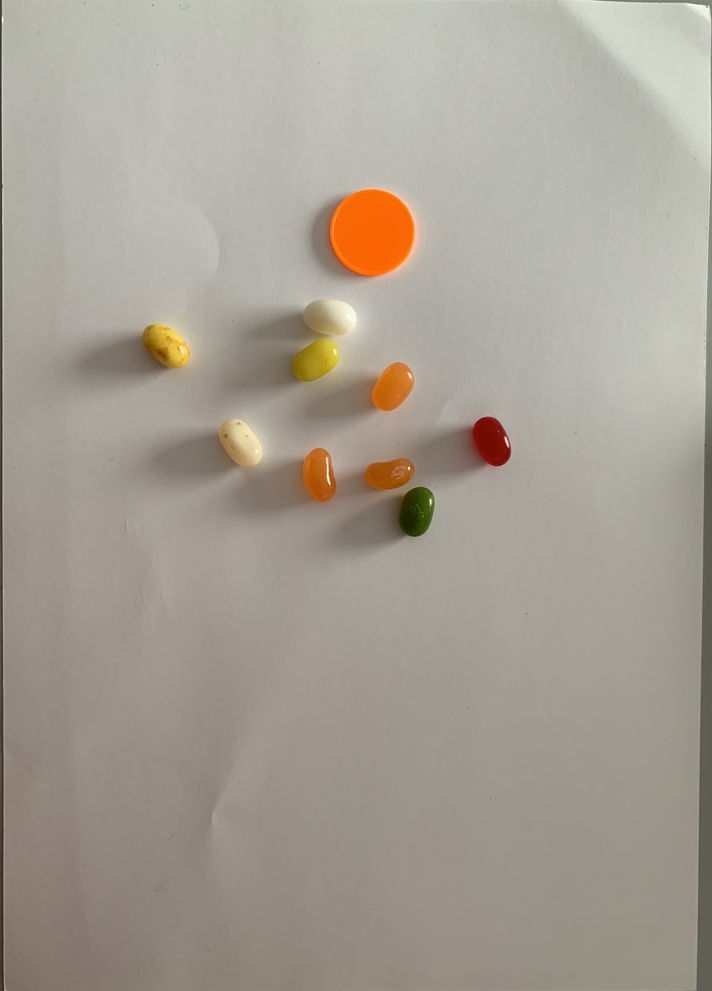
%> input picture Task1/jellybeanImage.bmp, 712 x 991 px, shrunk from 2750 x 3824 before the run
$ octave Task1.m   (GNU Octave 9; MATLAB toolbox functions it lacks are replaced by stand-ins)
%> lines starting %> are read from the running program, lines starting %| are printed output that depends on the picture
clear all;
close all;
clc;

RGB= imread('jellybeanImage.bmp');%read jellybean image
%> RGB is the input picture: size 991x712x3 uint8; mean R, G, B 166.4, 159.1, 148.1

M=size(RGB,1);%size rows
%> M = 991
N=size(RGB,2);%size column
%> N = 712

R=RGB(:,:,1); % Red channel
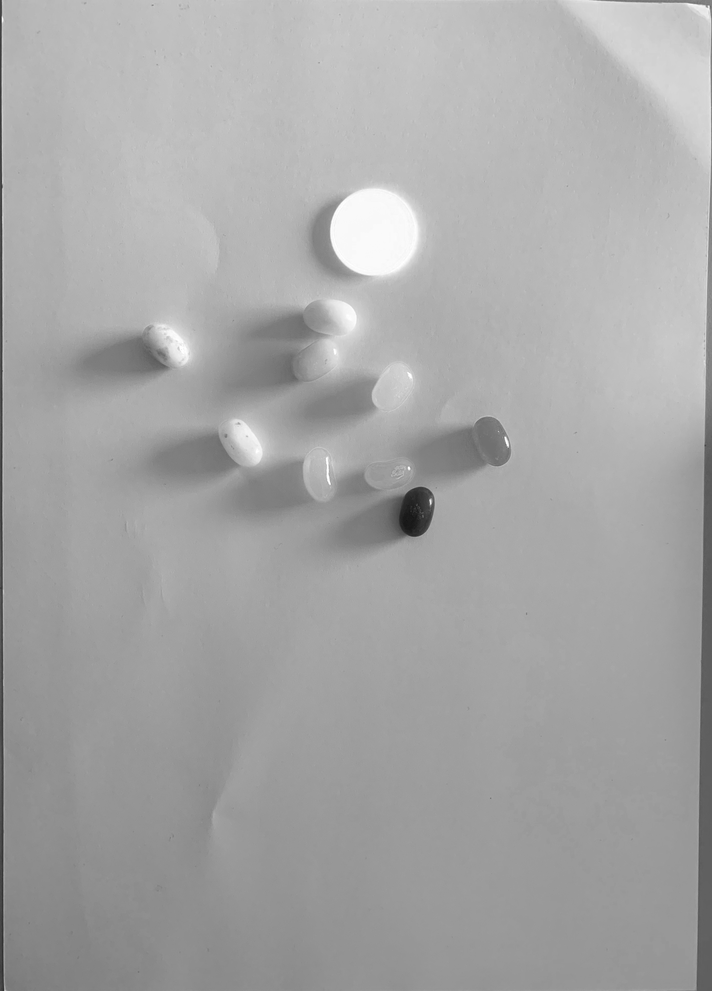
%> R: size 991x712 uint8; min 20, max 255, mean 166.4
G=RGB(:,:,2);% Green channel
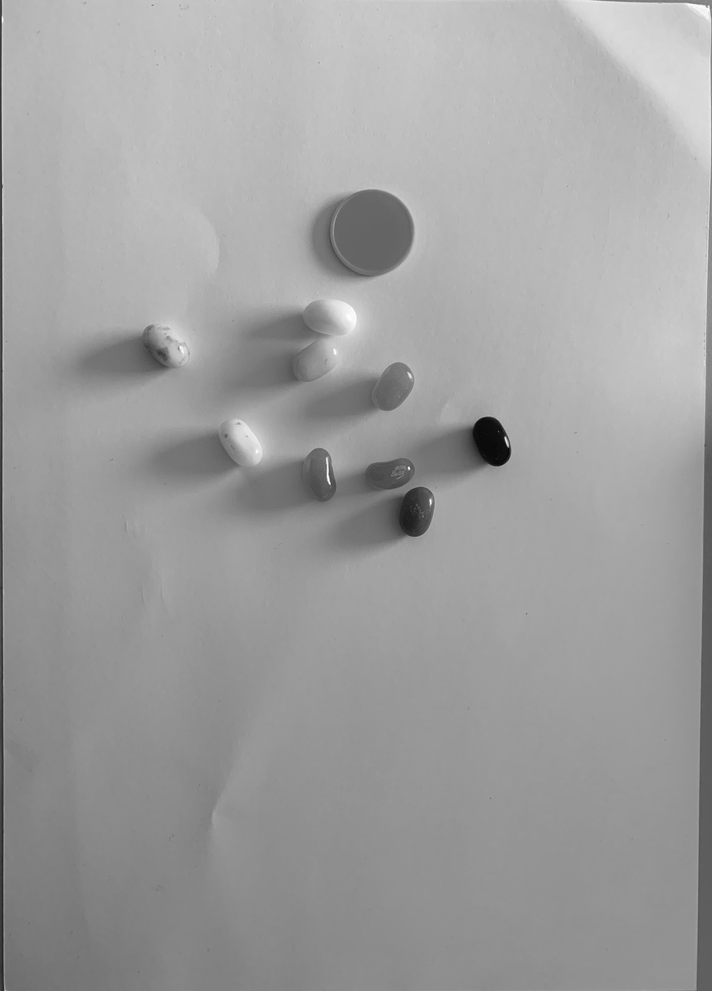
%> G: size 991x712 uint8; min 6, max 255, mean 159.1
B=RGB(:,:,3);% Blue channel
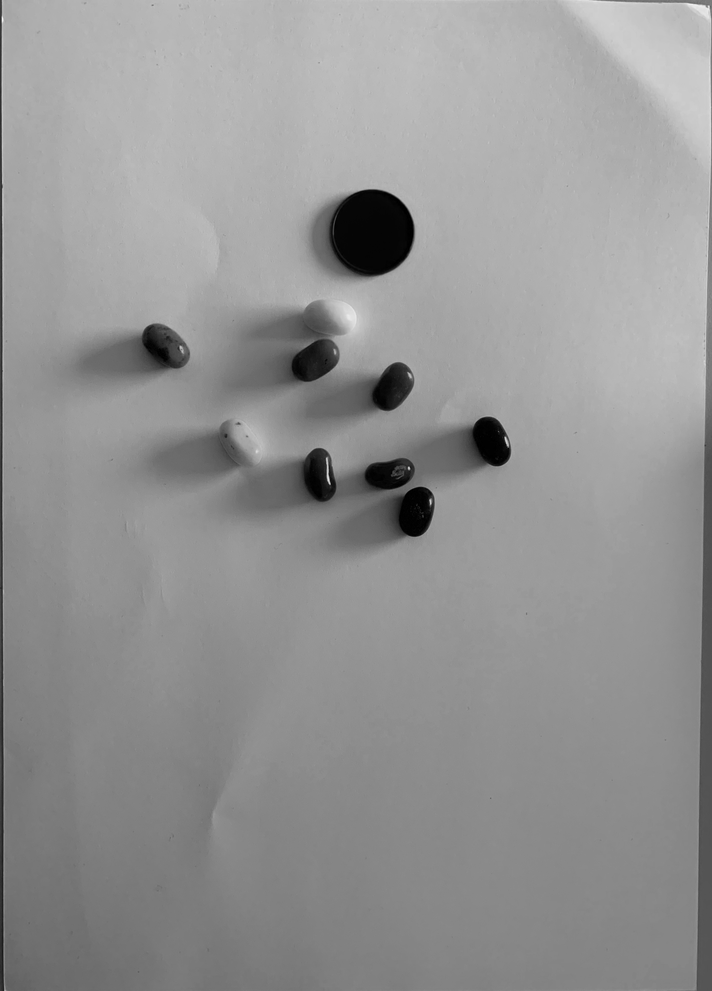
%> B: size 991x712 uint8; min 0, max 247, mean 148.1

H_normR= imhist(R);
%> H_normR = 256 values, max 19794 at index 155, min 0 at index 1, mean 2756.2
H_normG= imhist(G);
%> H_normG = 256 values, max 19731 at index 147, min 0 at index 1, mean 2756.2
H_normB= imhist(B);
%> H_normB = 256 values, max 17595 at index 138, min 0 at index 240, mean 2756.2

%RMS contrast before stretch calculation
RGBD=double(RGB);
CRMSBefore=sqrt(1/M*N.*(sum(RGBD(length(1:M),length(1:N)).^2)));
%> CRMSBefore = 79.68

%Histogram stretch operation
RGBMin=min(min(min(RGB)));%minumum values for stretch
%> RGBMin = 0
RGBMax=max(max(max(RGB)));%minumum values for stretch
%> RGBMax = 255
RGBStretched=round((RGB-RGBMin)*(255/(RGBMax-RGBMin)));

save RGBStretched RGBStretched;

%perform histogram stretch on red , green , blue
RStretched=RGBStretched(:,:,1); % Red channel
GStretched=RGBStretched(:,:,2);% Green channel
BStretched=RGBStretched(:,:,3);% Blue channel

H_normRStretched= imhist(RStretched);
%> H_normRStretched has the same summary as H_normR
H_normGStretched= imhist(GStretched);
%> H_normGStretched has the same summary as H_normG
H_normBStretched= imhist(BStretched);
%> H_normBStretched has the same summary as H_normB

%RMS contrast  calculation stretched
RGBStretchedD=double(RGBStretched);

CRMSAfter=sqrt(1/M*N.*(sum(RGBStretchedD(length(1:M),length(1:N)).^2)));
%> CRMSAfter = 79.68

figure;% normaliesed histogram
subplot(2,3,1);
bar([0:255], H_normR, 'Red');
%> (this line was passed over: bar is not available in this run)
xlabel('Luminance','FontSize' ,14);
ylabel('Normalised Count','FontSize' ,14);
xlim([0 255]);ylim([0 max(H_normR)]);
title('Normalised RGB histogram Red');
axis square;

subplot(2,3,2);
bar([0:255] , H_normG,'Green');
%> (this line was passed over: bar is not available in this run)
xlabel('Luminance','FontSize' ,14);
ylabel('Normalised Count','FontSize' ,14);
xlim([0 255]);ylim([0 max(H_normG)]);
title('Normalised RGB histogram Green');
axis square;

subplot(2,3,3);
bar([0:255] , H_normB,'Blue');
%> (this line was passed over: bar is not available in this run)
xlabel('Luminance ','FontSize' ,14);
ylabel('Normalised Count','FontSize' ,14);
xlim([0 255]);ylim([0 max(H_normB)]);
title('Normalised RGB histogram Blue');
axis square;

subplot(2,3,4);
bar([0:255], H_normRStretched, 'Red');
%> (this line was passed over: bar is not available in this run)
xlabel('Luminance ','FontSize' ,14);
ylabel('Normalised Count','FontSize' ,14);
xlim([0 255]);ylim([0 max(H_normRStretched)]);
title('Normalised RGB histogram Stretched Red');
axis square;

subplot(2,3,5);
bar([0:255] , H_normGStretched,'Green');
%> (this line was passed over: bar is not available in this run)
xlabel('Luminance','FontSize' ,14);
ylabel('Normalised Count','FontSize' ,14);
xlim([0 255]);ylim([0 max(H_normGStretched)]);
title('Normalised RGB histogram Stretched Green');
axis square;

subplot(2,3,6);
bar([0:255] , H_normBStretched,'Blue');
%> (this line was passed over: bar is not available in this run)
xlabel('Luminance','FontSize' ,14);
ylabel('Normalised Count','FontSize' ,14);
xlim([0 255]);ylim([0 max(H_normBStretched)]);
title('Normalised RGB histogram Stretched Blue');
axis square;
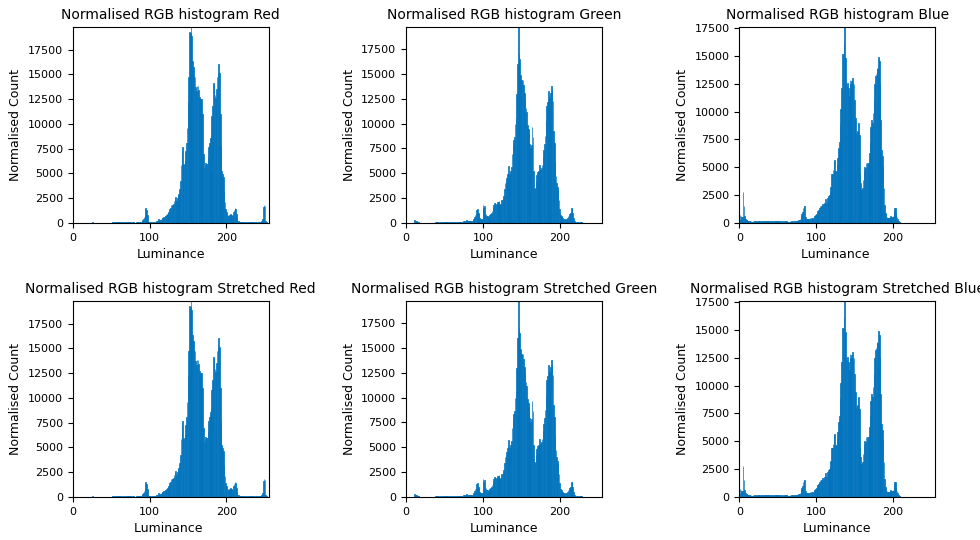
%> figure redrawn from the program's plot data, 6 panels; panel 1: tallest bar 19794 high, from x = 153.6 to 154.4; panel 2: tallest bar 19731 high, from x = 145.6 to 146.4; panel 3: tallest bar 17595 high, from x = 136.6 to 137.4; panel 4: tallest bar 19794 high, from x = 153.6 to 154.4

figure;
subplot(1,2,1);% original image
imagesc(RGB);
title('The image before stretch');
axis image;
axis off;

subplot(1,2,2);% the stretched image
imagesc(RGBStretched);
title('The image after stretch');
axis image;
axis off;

fprintf('RMS Contrast Before value is: %.2f\n',CRMSBefore);
%| RMS Contrast Before value is: 79.68

fprintf('RMS Contrast After value is: %.2f\n',CRMSAfter);
%| RMS Contrast After value is: 79.68
